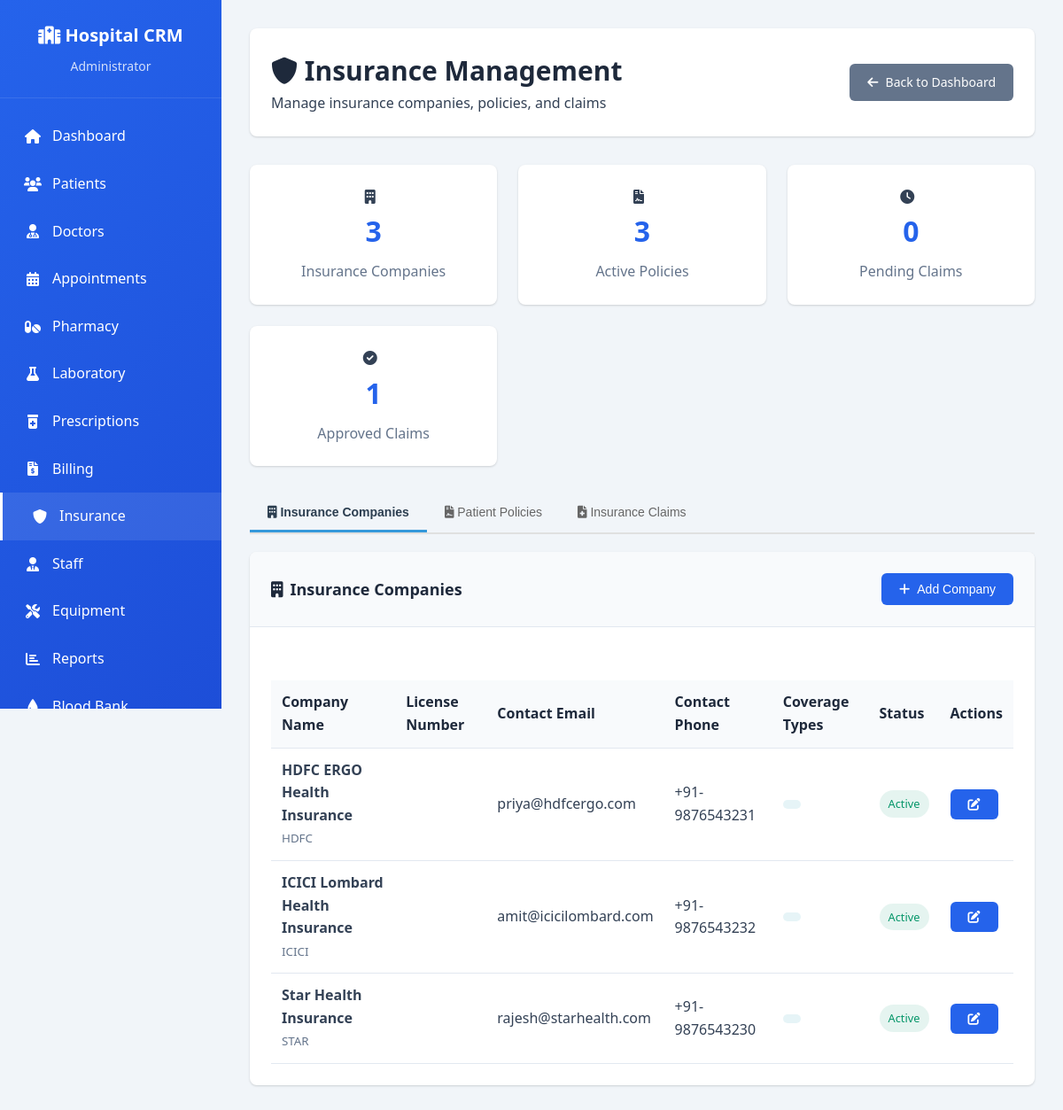
The app's page /insurance.php (signed in) with its own data.
### tables this page shows
CREATE TABLE `insurance_companies` (
  `id` int(11) NOT NULL AUTO_INCREMENT,
  `company_name` varchar(200) NOT NULL,
  `company_code` varchar(10) NOT NULL,
  `contact_person` varchar(100) DEFAULT NULL,
  `contact_phone` varchar(20) DEFAULT NULL,
  `contact_email` varchar(100) DEFAULT NULL,
  `address` text DEFAULT NULL,
  `website` varchar(200) DEFAULT NULL,
  `policy_types` text DEFAULT NULL,
  `coverage_details` text DEFAULT NULL,
  `claim_process` text DEFAULT NULL,
  `is_active` tinyint(1) DEFAULT 1,
  `created_by` int(11) NOT NULL,
  `created_at` timestamp NOT NULL DEFAULT current_timestamp(),
  `updated_at` timestamp NOT NULL DEFAULT current_timestamp() ON UPDATE current_timestamp(),
  PRIMARY KEY (`id`),
  UNIQUE KEY `company_code` (`company_code`),
  KEY `created_by` (`created_by`),
  CONSTRAINT `insurance_companies_ibfk_1` FOREIGN KEY (`created_by`) REFERENCES `users` (`id`)
);

### config/database.php (called while the page is built, shortened)
<?php
class Database {
    private $connection;
    public function __construct() {
        try {
            $dsn = "mysql:host=" . DB_HOST . ";dbname=" . DB_NAME . ";charset=" . DB_CHARSET;
            $this->connection = new PDO($dsn, DB_USERNAME, DB_PASSWORD);
            $this->connection->setAttribute(PDO::ATTR_ERRMODE, PDO::ERRMODE_EXCEPTION);
            $this->connection->setAttribute(PDO::ATTR_DEFAULT_FETCH_MODE, PDO::FETCH_ASSOC);
        } catch(PDOException $e) {
            die("Database connection failed: " . $e->getMessage());
        }
    }
    public function query($sql, $params = []) {
        try {
            $stmt = $this->connection->prepare($sql);
            $stmt->execute($params);
            return $stmt;
        } catch(PDOException $e) {
            throw new Exception("Query failed: " . $e->getMessage());
        }
    }
}
?>

### insurance.php (the view, shortened to what this page needs)
<?php
require_once 'config/database.php';
$user_role = $_SESSION['role'];
$db = new Database();
try {
    $insurance_companies = $db->query("SELECT * FROM insurance_companies ORDER BY company_name")->fetchAll();
} catch (Exception $e) {
    $insurance_companies = [];
}
try {
    $patient_policies = $db->query("
        SELECT pip.*,
               CONCAT(p.first_name, ' ', p.last_name) as patient_name,
               p.patient_id,
               ic.company_name,
               ic.contact_email,
               ic.contact_phone
        FROM patient_insurance_policies pip
        LEFT JOIN patients p ON pip.patient_id = p.id
        LEFT JOIN insurance_companies ic ON pip.insurance_company_id = ic.id
        WHERE pip.is_active = 1
        ORDER BY pip.created_at DESC
    ")->fetchAll();
} catch (Exception $e) {
    $patient_policies = [];
}
try {
    $insurance_claims = $db->query("
        SELECT ic.*,
               CONCAT(p.first_name, ' ', p.last_name) as patient_name,
               p.patient_id,
               comp.company_name,
               pip.policy_number,
               b.bill_id,
               b.total_amount
        FROM insurance_claims ic
        LEFT JOIN patients p ON ic.patient_id = p.id
        LEFT JOIN insurance_companies comp ON ic.insurance_company_id = comp.id
        LEFT JOIN patient_insurance_policies pip ON ic.policy_id = pip.id
        LEFT JOIN billing b ON ic.bill_id = b.id
        ORDER BY ic.created_at DESC
        LIMIT 50
    ")->fetchAll();
} catch (Exception $e) {
    $insurance_claims = [];
}
$total_companies = count($insurance_companies);
$active_policies = count($patient_policies);
$pending_claims = count(array_filter($insurance_claims, function($claim) {
    return $claim['status'] === 'pending';
}));
$approved_claims = count(array_filter($insurance_claims, function($claim) {
    return $claim['status'] === 'approved';
}));
?>
<!DOCTYPE html>
<html lang="en">
<head>
    <link rel="stylesheet" href="https://cdnjs.cloudflare.com/ajax/libs/font-awesome/6.0.0/css/all.min.css">
</head>
<body>
    <div class="dashboard-container">
        <aside class="sidebar">
            <div class="sidebar-header">
                <h2><i class="fas fa-hospital"></i> Hospital CRM</h2>
                <p><?php echo htmlspecialchars($_SESSION['role_display']); ?></p>
            </div>
            <ul class="sidebar-menu">
                <li><a href="dashboard.php"><i class="fas fa-home"></i> Dashboard</a></li>
                <li><a href="patients.php"><i class="fas fa-users"></i> Patients</a></li>
                <li><a href="doctors.php"><i class="fas fa-user-md"></i> Doctors</a></li>
                <li><a href="appointments.php"><i class="fas fa-calendar-alt"></i> Appointments</a></li>
                <li><a href="pharmacy.php"><i class="fas fa-pills"></i> Pharmacy</a></li>
                <li><a href="laboratory.php"><i class="fas fa-flask"></i> Laboratory</a></li>
                <li><a href="prescriptions.php"><i class="fas fa-prescription-bottle-alt"></i> Prescriptions</a></li>
                <li><a href="billing.php"><i class="fas fa-file-invoice-dollar"></i> Billing</a></li>
                <li><a href="insurance.php" class="active"><i class="fas fa-shield-alt"></i> Insurance</a></li>
                <?php if ($user_role === 'admin'): ?>
                <li><a href="staff.php"><i class="fas fa-user-tie"></i> Staff</a></li>
                <?php endif; ?>
                <li><a href="equipment.php"><i class="fas fa-tools"></i> Equipment</a></li>
                <li><a href="reports.php"><i class="fas fa-chart-bar"></i> Reports</a></li>
                <li><a href="blood-bank.php"><i class="fas fa-tint"></i> Blood Bank</a></li>
            </ul>
        </aside>
        <main class="main-content">
            <div class="header">
                <div>
                    <h1><i class="fas fa-shield-alt"></i> Insurance Management</h1>
                    <p>Manage insurance companies, policies, and claims</p>
                </div>
                <div class="header-actions">
                    <a href="dashboard.php" class="btn btn-secondary">
                        <i class="fas fa-arrow-left"></i> Back to Dashboard
                    </a>
                </div>
            </div>
            <div class="stats-grid">
                <div class="stat-card">
                    <div class="stat-icon">
                        <i class="fas fa-building"></i>
                    </div>
                    <div class="stat-info">
                        <h3><?php echo $total_companies; ?></h3>
                        <p>Insurance Companies</p>
                    </div>
                </div>
                <div class="stat-card">
                    <div class="stat-icon">
                        <i class="fas fa-file-contract"></i>
                    </div>
                    <div class="stat-info">
                        <h3><?php echo $active_policies; ?></h3>
                        <p>Active Policies</p>
                    </div>
                </div>
                <div class="stat-card">
                    <div class="stat-icon">
                        <i class="fas fa-clock"></i>
                    </div>
                    <div class="stat-info">
                        <h3><?php echo $pending_claims; ?></h3>
                        <p>Pending Claims</p>
                    </div>
                </div>
                <div class="stat-card">
                    <div class="stat-icon">
                        <i class="fas fa-check-circle"></i>
                    </div>
                    <div class="stat-info">
                        <h3><?php echo $approved_claims; ?></h3>
                        <p>Approved Claims</p>
                    </div>
                </div>
            </div>
            <div class="insurance-tabs">
                <button class="tab-btn active" onclick="showTab('companies')">
                    <i class="fas fa-building"></i> Insurance Companies
                </button>
                <button class="tab-btn" onclick="showTab('policies')">
                    <i class="fas fa-file-contract"></i> Patient Policies
                </button>
                <button class="tab-btn" onclick="showTab('claims')">
                    <i class="fas fa-file-medical"></i> Insurance Claims
                </button>
            </div>
            <div id="companies-tab" class="tab-content active">
                <div class="card">
                    <div class="card-header">
                        <h3><i class="fas fa-building"></i> Insurance Companies</h3>
                        <button class="btn btn-primary" onclick="showAddCompanyModal()">
                            <i class="fas fa-plus"></i> Add Company
                        </button>
                    </div>
                    <div class="card-body">
                        <?php if (empty($insurance_companies)): ?>
                            <p class="text-muted text-center">No insurance companies found.</p>
                        <?php else: ?>
                            <div style="overflow-x: auto;">
                                <table class="table">
                                    <thead>
                                        <tr>
                                            <th>Company Name</th>
                                            <th>License Number</th>
                                            <th>Contact Email</th>
                                            <th>Contact Phone</th>
                                            <th>Coverage Types</th>
                                            <th>Status</th>
                                            <th>Actions</th>
                                        </tr>
                                    </thead>
                                    <tbody>
                                        <?php foreach ($insurance_companies as $company): ?>
                                            <tr>
                                                <td>
                                                    <strong><?php echo htmlspecialchars($company['company_name']); ?></strong>
                                                    <br><small class="text-muted"><?php echo htmlspecialchars($company['company_code']); ?></small>
                                                </td>
                                                <td><?php echo htmlspecialchars($company['license_number']); ?></td>
                                                <td><?php echo htmlspecialchars($company['contact_email']); ?></td>
                                                <td><?php echo htmlspecialchars($company['contact_phone']); ?></td>
                                                <td>
                                                    <span class="badge badge-info"><?php echo htmlspecialchars($company['coverage_types']); ?></span>
                                                </td>
                                                <td>
                                                    <span class="badge badge-<?php echo $company['is_active'] ? 'success' : 'danger'; ?>">
                                                        <?php echo $company['is_active'] ? 'Active' : 'Inactive'; ?>
                                                    </span>
                                                </td>
                                                <td>
                                                    <button class="btn btn-sm btn-primary" onclick="editCompany(<?php echo $company['id']; ?>)">
                                                        <i class="fas fa-edit"></i>
                                                    </button>
                                                </td>
                                            </tr>
                                        <?php endforeach; ?>
                                    </tbody>
                                </table>
                            </div>
                        <?php endif; ?>
                    </div>
                </div>
            </div>
        </main>
    </div>
</body>
</html>

### includes/functions.php (style rules this page uses)
:root { --primary-color: #2563eb; --primary-dark: #1d4ed8; --secondary-color: #64748b; --success-color: #059669; --danger-color: #dc2626; --warning-color: #d97706; --info-color: #0891b2; --light-color: #f8fafc; --dark-color: #1e293b; --border-color: #e2e8f0; --text-color: #334155; --text-muted: #64748b; --shadow: 0 1px 3px 0 rgba(0, 0, 0, 0.1), 0 1px 2px 0 rgba(0, 0, 0, 0.06); --shadow-lg: 0 10px 15px -3px rgba(0, 0, 0, 0.1), 0 4px 6px -2px rgba(0, 0, 0, 0.05); }
* { margin: 0; padding: 0; box-sizing: border-box; }
body { font-family: 'Segoe UI', Tahoma, Geneva, Verdana, sans-serif; background-color: #f1f5f9; color: var(--text-color); line-height: 1.6; }
.dashboard-container { display: flex; min-height: 100vh; }
.sidebar { width: 250px; background: linear-gradient(135deg, var(--primary-color) 0%, var(--primary-dark) 100%); color: white; position: fixed; height: 100vh; overflow-y: auto; z-index: 1000; transition: transform 0.3s ease; }
.sidebar-header { padding: 1.5rem; border-bottom: 1px solid rgba(255, 255, 255, 0.1); text-align: center; }
.sidebar-header h2 { font-size: 1.25rem; margin-bottom: 0.5rem; }
.sidebar-header p { font-size: 0.875rem; opacity: 0.8; }
.sidebar-menu { list-style: none; padding: 1rem 0; }
.sidebar-menu li { margin: 0; }
.sidebar-menu a { display: flex; align-items: center; padding: 0.875rem 1.5rem; color: white; text-decoration: none; transition: all 0.3s ease; border-left: 3px solid transparent; }
.sidebar-menu a:hover, .sidebar-menu a.active { background: rgba(255, 255, 255, 0.1); border-left-color: white; padding-left: 2rem; }
.sidebar-menu a i { margin-right: 0.75rem; width: 1.25rem; text-align: center; }
.main-content { flex: 1; margin-left: 250px; padding: 2rem; transition: margin-left 0.3s ease; }
.header { background: white; padding: 1.5rem; border-radius: 0.5rem; box-shadow: var(--shadow); margin-bottom: 2rem; display: flex; justify-content: space-between; align-items: center; }
.header h1 { font-size: 1.875rem; font-weight: 700; color: var(--dark-color); }
.header-actions { display: flex; gap: 1rem; align-items: center; }
.card { background: white; border-radius: 0.5rem; box-shadow: var(--shadow); margin-bottom: 2rem; overflow: hidden; }
.card-header { padding: 1.5rem; border-bottom: 1px solid var(--border-color); background: var(--light-color); }
.card-header h3 { font-size: 1.125rem; font-weight: 600; color: var(--dark-color); display: flex; align-items: center; gap: 0.5rem; }
.card-body { padding: 1.5rem; }
.stats-grid { display: grid; grid-template-columns: repeat(auto-fit, minmax(250px, 1fr)); gap: 1.5rem; margin-bottom: 2rem; }
.stat-card { background: white; padding: 1.5rem; border-radius: 0.5rem; box-shadow: var(--shadow); text-align: center; transition: transform 0.2s ease, box-shadow 0.2s ease; }
.stat-card h3 { font-size: 2rem; font-weight: 700; color: var(--primary-color); margin-bottom: 0.5rem; }
.stat-card p { color: var(--text-muted); font-weight: 500; }
.stat-card i { margin-right: 0.5rem; }
.btn { display: inline-flex; align-items: center; gap: 0.5rem; padding: 0.625rem 1.25rem; font-size: 0.875rem; font-weight: 500; text-decoration: none; border: none; border-radius: 0.375rem; cursor: pointer; transition: all 0.2s ease; text-align: center; }
.btn-primary { background: var(--primary-color); color: white; }
.btn-secondary { background: var(--secondary-color); color: white; }
.table { width: 100%; border-collapse: collapse; margin-top: 1rem; }
.table th, .table td { padding: 0.75rem; text-align: left; border-bottom: 1px solid var(--border-color); }
.table th { background: var(--light-color); font-weight: 600; color: var(--dark-color); }
.badge { display: inline-flex; align-items: center; padding: 0.25rem 0.75rem; font-size: 0.75rem; font-weight: 500; border-radius: 9999px; }
.badge-success { background: rgba(5, 150, 105, 0.1); color: var(--success-color); }
.badge-info { background: rgba(8, 145, 178, 0.1); color: var(--info-color); }
.text-muted { color: var(--text-muted); }

### records on screen
insurance_companies: company_name "HDFC ERGO Health Insurance", company_code "HDFC", contact_email "priya@hdfcergo.com", contact_phone "+91-9876543231", is_active "Active"
insurance_companies: company_name "ICICI Lombard Health Insurance", company_code "ICICI", contact_email "amit@icicilombard.com", contact_phone "+91-9876543232", is_active "Active"
insurance_companies: company_name "Star Health Insurance", company_code "STAR", contact_email "rajesh@starhealth.com", contact_phone "+91-9876543230", is_active "Active"

### other values on screen
$_SESSION['role_display'] "Administrator"
$total_companies "3"
$active_policies "3"
$pending_claims "0"
$approved_claims "1"
